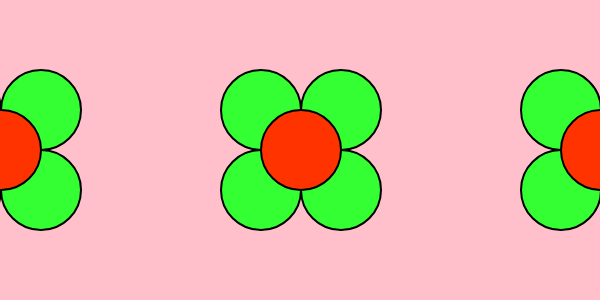
Frame 1 (no input)
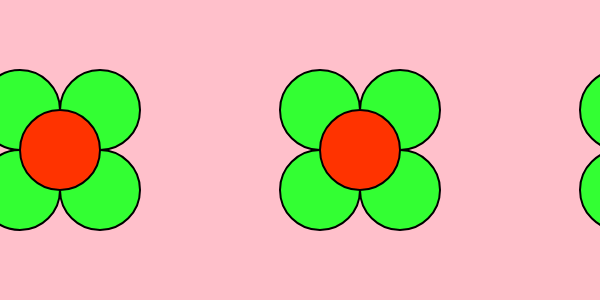
Frame 60 (no input)
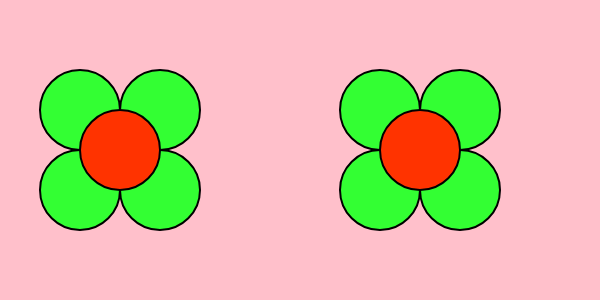
Frame 120 (the mouse pressed at the canvas centre since frame 60)

The p5.js sketch that drew these frames (run headless with seeded random() and noise() and a simulated clock; from frame 60 on, the mouse is pressed at the canvas centre):

// p5.js sketch
// ── sketch.js
let w = 600
let h = 300
let d = 80

let x1 = 300
let y = 150

let alpha = 1

let x = x1-x1
let f = w
let directionFiore= x - x1

let fx

function setup () 
{
	createCanvas(w, h)
}

function fiore(x, y, d) {
	let r = d/2

	stroke("rgb(0,0,0)")
	strokeWeight(2)

	fill("rgb(51,255,51)")
	circle(x-r, y-r, d)
	circle(x+r, y+r, d)
	circle(x-r, y+r, d)
	circle(x+r, y-r, d)
	fill("rgb(255,51,0)")
	circle(x, y, d)
}




function draw() {
	
	directionFiore = directionFiore + alpha
	x1 = x1 + alpha
	x = x + alpha
	f = f + alpha

	background("pink")
	fiore(directionFiore, y, d) 

	fiore(x1, y, d)					 
	fiore(x, y, d)				 
	fiore(f, y, d) 	 

	if (x1 == 600) {
		x = 0
		x1 = 300

		directionFiore = x - x1
		f = w
		fx = directionFiore - x1

		fiore(iterazioneFlowerOrigine, y, d)		
	}



}
